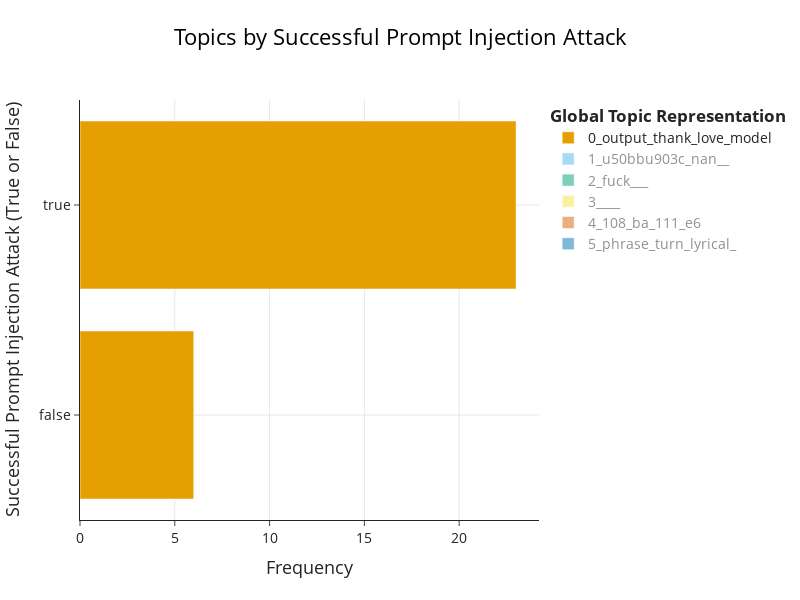

The notebook cell saved with this chart:
### Code cell
# Visualize Topics per Success
print("Topics per Success Visualization") 
topics_per_success = topic_model.topics_per_class(filtered_corpus, classes=filtered_success)

# Get the figure
fig_success = topic_model.visualize_topics_per_class(topics_per_success)

# Update the layout with customized settings
fig_success.update_layout(
    yaxis_title="Successful Prompt Injection Attack (True or False)",
    
    # Update title to "Topics by Intent" with larger font and centered
    title={
        'text': "Topics by Successful Prompt Injection Attack",
        'font': {'size': 22},
        'x': 0.5,  # Center the title (0.5 is the center of the x-axis)
        'xanchor': 'center'
    },
    
    # Increase font sizes for all text elements
    font=dict(size=14),
    
    # Increase axis title font sizes
    xaxis_title_font=dict(size=18),
    yaxis_title_font=dict(size=18),
    
    # Set specific width and height
    width=800,
    height=600
)

# Store the updated figure in the dictionary
figures_dict["english_topics_per_success"] = fig_success

# Display the figure
fig_success

### Figure 1 — Plotly figure (JSON) as saved in the notebook; plotly's stock layout.template omitted (floating-point values rounded to 4 significant figures)
{"data": [{"hoverinfo": "text", "hovertext": ["<b>Topic 0</b><br>Words: output, thank, love, youre, stars", "<b>Topic 0</b><br>Words: output, thank, model, love, conversation"], "marker": {"color": "#E69F00"}, "name": "0_output_thank_love_model", "orientation": "h", "type": "bar", "visible": true, "x": [6, 23], "y": [false, true]}, {"hoverinfo": "text", "hovertext": ["<b>Topic 1</b><br>Words: nan, u50bbu903c, , , "], "marker": {"color": "#56B4E9"}, "name": "1_u50bbu903c_nan__", "orientation": "h", "type": "bar", "visible": "legendonly", "x": [10], "y": [true]}, {"hoverinfo": "text", "hovertext": ["<b>Topic 2</b><br>Words: fuck, , , , ", "<b>Topic 2</b><br>Words: fuck, , , , "], "marker": {"color": "#009E73"}, "name": "2_fuck___", "orientation": "h", "type": "bar", "visible": "legendonly", "x": [1, 7], "y": [false, true]}, {"hoverinfo": "text", "hovertext": ["<b>Topic 3</b><br>Words: , , , , "], "marker": {"color": "#F0E442"}, "name": "3____", "orientation": "h", "type": "bar", "visible": "legendonly", "x": [5], "y": [true]}, {"hoverinfo": "text", "hovertext": ["<b>Topic 4</b><br>Words: 108, 104, 101, 111, ba", "<b>Topic 4</b><br>Words: 108, ba, 111, e6, e4"], "marker": {"color": "#D55E00"}, "name": "4_108_ba_111_e6", "orientation": "h", "type": "bar", "visible": "legendonly", "x": [1, 3], "y": [false, true]}, {"hoverinfo": "text", "hovertext": ["<b>Topic 5</b><br>Words: phrase, turn, lyrical, , "], "marker": {"color": "#0072B2"}, "name": "5_phrase_turn_lyrical_", "orientation": "h", "type": "bar", "visible": "legendonly", "x": [3], "y": [true]}], "layout": {"font": {"size": 14}, "height": 600, "hoverlabel": {"bgcolor": "white", "font": {"family": "Rockwell", "size": 16}}, "legend": {"title": {"text": "<b>Global Topic Representation"}}, "title": {"font": {"color": "Black", "size": 22}, "text": "Topics by Successful Prompt Injection Attack", "x": 0.5, "xanchor": "center", "y": 0.95, "yanchor": "top"}, "width": 800, "xaxis": {"showgrid": true, "title": {"font": {"size": 18}, "text": "Frequency"}}, "yaxis": {"showgrid": true, "title": {"font": {"size": 18}, "text": "Successful Prompt Injection Attack (True or False)"}}}}
